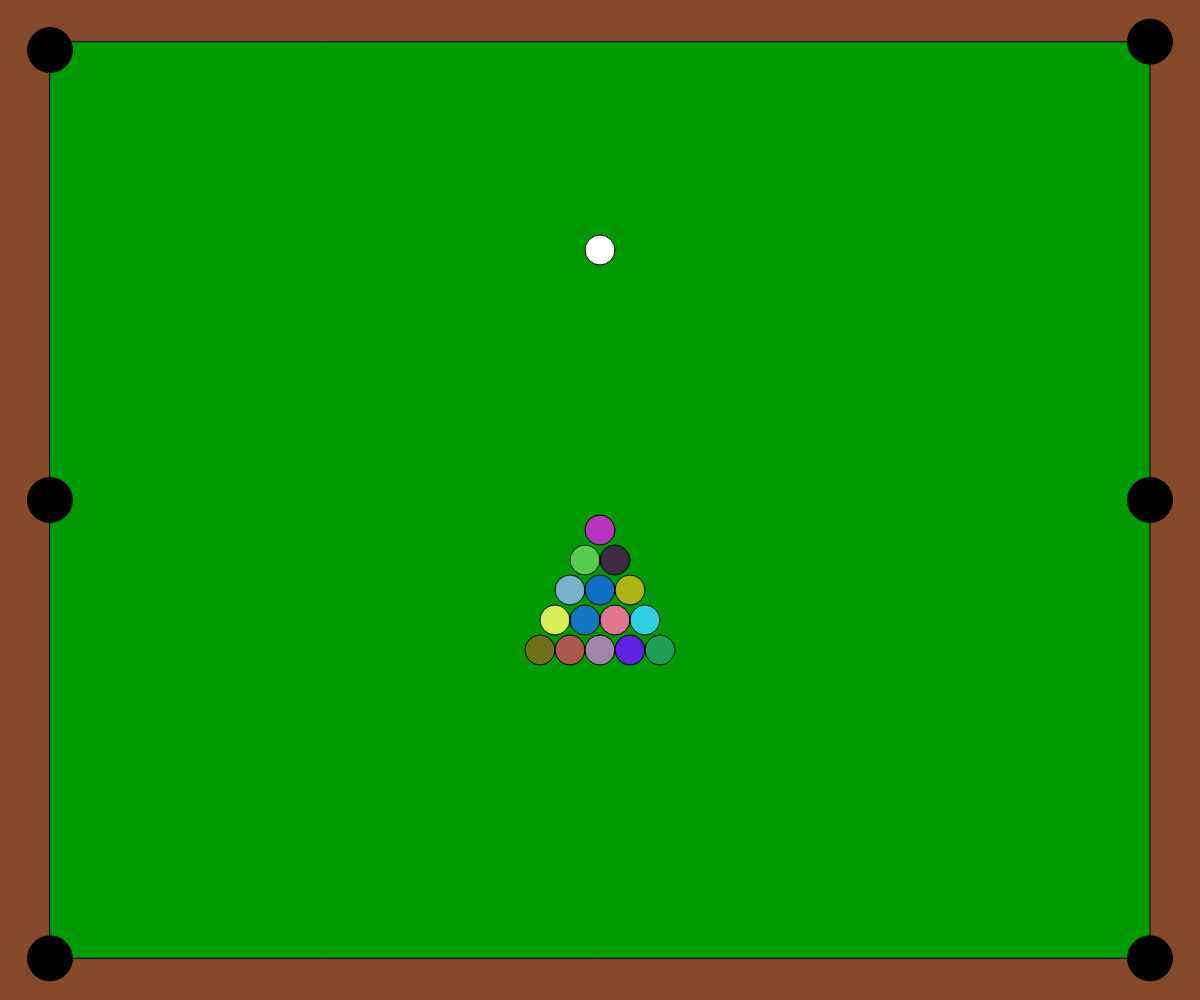
Frame 1 (no input)
Frame 60 (no input): identical to frame 1, image omitted
Frame 120 (the mouse pressed at the canvas centre since frame 60): identical to frame 1, image omitted

The p5.js sketch that drew this single still picture (run headless with seeded random() and noise() and a simulated clock; from frame 60 on, the mouse is pressed at the canvas centre):

// p5.js sketch
// ── sketch.js
// 最終課題を制作しよう

let x, y, vx, vy;
let grabbed; // 円をつかんでいるかどうかを記憶するために使う変数
let fric=0.15;//摩擦
let ballnum=16;
let ball=(new Array(ballnum)).fill(9);//配列宣言：参考　https://qiita.com/butchi_y/items/db3078dced4592872a9c
let r = 30;//直径
let hole_r=r  + 15;
let e = 0.8;//反発係数

function setup(){
  createCanvas(windowWidth, windowHeight);
  reset();
}

function reset(){
  let count=1;
  //白ボール定義
  //      x座標, y座標, x速度, y速度, grabbed, R, G, B, ボールの有効性
  ball[0]=[width / 2, height / 4, 0, 0, false, 255, 255, 255, true];
  for(let i=1 ; i<=5 ; i++)
  {
    for(let j = 0 ; j<i ; j++)
    {
      ball[count]=[width / 2 +　r*j　-　(r*(i-1)/2), height / 2 +　i*r, 0, 0, false, random(0, 255) , random(0, 255), random(0, 255), true];
      //+r*j...直径分ずらすことで球を右に並べる
      //-(r*(i-1)/2)...列毎に半径分左にずらす
      //+i*r...直径分下にずらす
      count++;
    }
  }
}

function draw(){
  background(134, 74, 43);
  fill(0, 155, 0);
  rect(width / 24, height / 24, (width / 12)*11, (height / 12)*11);
  holedraw();
  for(let i=0; i<ballnum; i++)
  {
    if(ball[i][8]){
    fill(ball[i][5],ball[i][6],ball[i][7]);
    ellipse(ball[i][0], ball[i][1], r);
    }
  }
  judge();
  crash();
  for(i=0; i<ballnum; i++){
  if(!grabbed){ // つかんでいないときだけアニメーションさせる
    if(ball[i][2]>0.1)ball[i][2]-=fric;
    if(ball[i][3]>0.1)ball[i][3]-=fric;
    if(ball[i][2]<-0.1)ball[i][2]+=fric;
    if(ball[i][3]<-0.1)ball[i][3]+=fric;
    ball[i][0] -= ball[i][2];
    ball[i][1] -= ball[i][3];
    if(ball[i][0] < (width / 12) || ball[i][0] > (width / 12)*11){ ball[i][2] = -ball[i][2]; }
    if(ball[i][1] < (height / 12) || ball[i][1] > (height / 12)*11){ ball[i][3] = -ball[i][3]; }
    if(ball[i][2]*ball[i][2]+ball[i][3]*ball[i][3]<1)
      {
      ball[i][2]=0;
      ball[i][3]=0;
      }
    ball[i][0] = constrain(ball[i][0], 0, width);
    ball[i][1] = constrain(ball[i][1], 0, height);
    }
  }
  whiteReset();
}

function keyPressed(){
  if(key == " "){ reset(); } // スペースキーを押したらリセット
}

function mousePressed(){
  grabbed = dist(mouseX, mouseY, ball[0][0], ball[0][1]) < 30; // distは２点の距離を求める関数
}

function mouseDragged(){
  if(grabbed){
    ball[0][0] = mouseX;
    ball[0][1] = mouseY;
  }
}

function mouseReleased(){
  if(grabbed){
    grabbed = false;
    ball[0][2] = mouseX - pmouseX;
    ball[0][3] = mouseY - pmouseY;
  }
}

function windowResized(){
  resizeCanvas(windowWidth, windowHeight);
}

function holedraw(){
  fill(0);
  ellipse(width / 24, width / 24, hole_r);
  ellipse(width / 24, (height / 24)*23 , hole_r);
  ellipse((width / 24)*23, height / 24, hole_r);
  ellipse((width / 24)*23, (height / 24)*23, hole_r);
  ellipse(width / 24, height / 2, hole_r);
  ellipse((width / 24)*23, height / 2 , hole_r);
}

function judge(){
  for(let i= 0; i<ballnum; i++){
  if( (ball[i][0]-width / 24)*(ball[i][0]-width / 24)+(ball[i][1]-height / 24)*(ball[i][1]-height / 24)<=(hole_r/2)*(hole_r/2) ||
     (ball[i][0]-width / 24)*(ball[i][0]-width / 24)+(ball[i][1]-(height / 24)*23)*(ball[i][1]-(height / 24)*23)<=(hole_r/2)*(hole_r/2) ||
    (ball[i][0]-(width / 24)*23)*(ball[i][0]-(width / 24)*23)+(ball[i][1]-height / 24)*(ball[i][1]-height / 24)<=(hole_r/2)*(hole_r/2) ||
    (ball[i][0]-(width / 24)*23)*(ball[i][0]-(width / 24)*23)+(ball[i][1]-(height / 24)*23)*(ball[i][1]-(height / 24)*23)<=(hole_r/2)*(hole_r/2) ||
    (ball[i][0]-width / 24)*(ball[i][0]-width / 24)+ (ball[i][1]-height / 2)*(ball[i][1]-height / 2) <=(hole_r/2)*(hole_r/2) ||
    (ball[i][0]-(width / 24)*23)*(ball[i][0]-(width / 24)*23)+  (ball[i][1]-height / 2)*(ball[i][1]-height / 2)  <=(hole_r/2)*(hole_r/2) )
    {
    ball[i][8] = false;//穴に落ちる→無効化
    ball[i][2]=0;
    ball[i][3]=0;
    }

  }
}

function crash(){
  for(let i = 0; i< ballnum; i++){
    for(let j = i+1; j<=15; j++){
      let dx=(ball[i][0])-(ball[j][0]);//x座標の差
      let dy=(ball[j][1])-(ball[i][1]);//y座標の差
        if((dx*dx+dy*dy)<=r*r && ball[i][8]===true && ball[j][8]===true)//球体衝突の参考：http://miwalab.ei.st.gunma-u.ac.jp/master/shiryou6.pdf
          {
          let theta=Math.atan2(dy, dx); //参考：角度の求め方　https://lab.syncer.jp/Web/JavaScript/Snippet/37/
          let cos=Math.cos(theta);
          let sin=Math.sin(theta);
          let v1=Math.sqrt(ball[i][2]*ball[i][2]+ball[i][3]*ball[i][3]);//0の速度
          let v2=Math.sqrt(ball[j][2]*ball[j][2]+ball[j][3]*ball[j][3]);//１
          let theta_1_1=acos(ball[i][2]/v1);//v1とx方向成分からなる角度θ1
          let theta_2_1=asin(ball[j][3]/v2);//v2とy方向成分からなる角度θ2
          if(v1===0)theta_1_1=0;//NaN防止
          if(v2===0)theta_2_1=0;
          let theta_1=theta_1_1-theta;
          let theta_2=theta_2_1+theta;
          let v1_x=(v1*Math.cos(theta_1)+(1+e)*(v2*Math.cos(theta_2)-v1*Math.cos(theta_1)))*cos;
          let v1_y=-(v1*Math.cos(theta_1)+(1+e)*(v2*Math.cos(theta_2)-v1*Math.cos(theta_1)))*sin;
          let v2_x=(v2*Math.cos(theta_2)-(1+e)*(v2*Math.cos(theta_2)-v1*Math.cos(theta_1)))*cos;
          let v2_y=-(v2*Math.cos(theta_2)-(1+e)*(v2*Math.cos(theta_2)-v1*Math.cos(theta_1)))*sin;

    ball[i][2]=v1_x;
    ball[i][3]=v1_y;
    ball[j][2]=v2_x;
    ball[j][3]=v2_y;
      }
    }
  }
}

function whiteReset(){//白ボールが穴に落ちたら復活
  for(let i = 0; i<ballnum; i++){
    if(ball[i][2]===0 && ball[i][3]===0 && i!=15){
      continue;
    }
    else if(ball[i][2]===0 && ball[i][3]===0 && i===15 && ball[0][8]===false)
      {
      ball[0][0]=width / 2;
      ball[0][1]=height / 4;
      ball[0][8]=true;
      }
    else break;
    }
}
